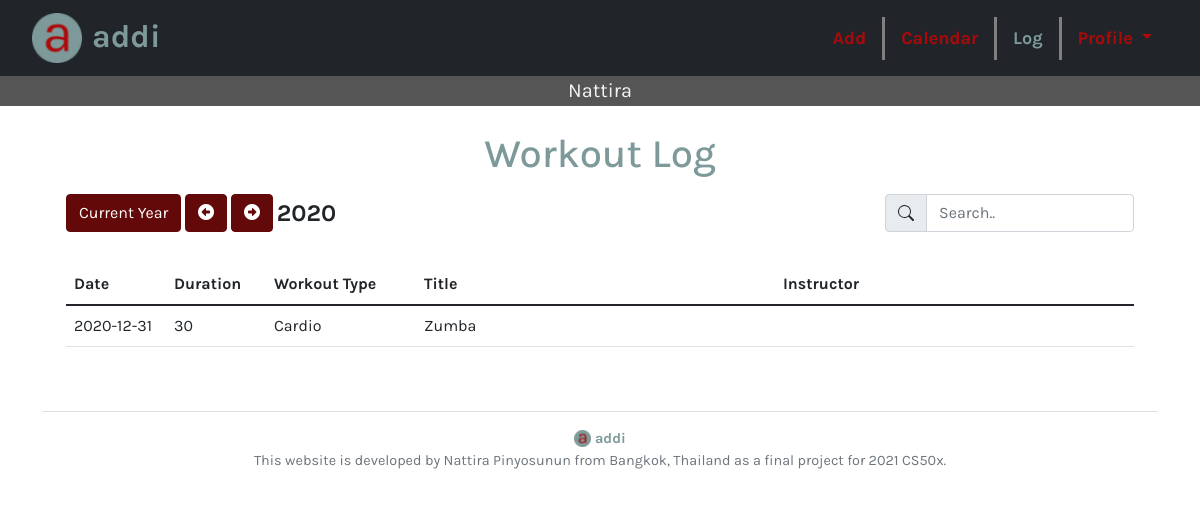
The app's page /log/2020 (signed in) with its own data.
### tables this page shows
CREATE TABLE workouts (id INTEGER PRIMARY KEY, user_id INTEGER REFERENCES users (id), date DATE NOT NULL, duration INTEGER NOT NULL, workout_type TEXT NOT NULL, title TEXT, instructor TEXT);

### app.py (the view)
@app.route("/log")
@app.route("/log/<int:year>")
@login_required
def log(year=None):
    if year is None:
        year = datetime.now().year
    print(year)
    db = get_db()
    workouts = db.execute("SELECT * FROM workouts WHERE user_id = ? AND strftime('%Y', date) = ? ORDER BY date DESC", (session["user_id"], str(year)))
    return render_template("log.html", workouts=workouts, year=year)

### app.py (called while the page is built)
@app.after_request
def after_request(response):
    response.headers["Cache-Control"] = "no-cache, no-store, must-revalidate"
    response.headers["Expires"] = 0
    response.headers["Pragma"] = "no-cache"
    return response

@app.teardown_appcontext
def teardown_db(exception):
    close_db()

### db.py (called while the page is built)
def dict_factory(cursor, row):
    d = {}
    for idx, col in enumerate(cursor.description):
        d[col[0]] = row[idx]
    return d

def get_db():
    if 'db' not in g:
        g.db = sqlite3.connect(
            'addi.db',
            detect_types=sqlite3.PARSE_DECLTYPES
        )
        g.db.row_factory = dict_factory
    return g.db

### helpers.py (called while the page is built)
def login_required(f):
    @wraps(f)
    def decorated_function(*args, **kwargs):
        if session.get("user_id") is None:
            return redirect("/")
        return f(*args, **kwargs)
    return decorated_function

### templates/log.html (shortened to what this page needs)
{% extends "layout.html" %}
{% block main %}
    <h1 class="green text-center mb-3">Workout Log</h1>
    <div class="col-sm-12">
        <div class="row mb-3">
            <div class="col-sm-9">
                <a href="/log" class="btn btn-primary">Current Year</a>
                <a href="/log/{{ year - 1 }}" class="btn btn-primary"><i class="fa-solid fa-circle-left"></i></a>
                <a href="/log/{{ year + 1 }}" class="btn btn-primary"><i class="fa-solid fa-circle-right"></i></a>
                <span class="subheader align-middle">{{ year }}</span>
            </div>
            <div class="col-sm-3">
                <div class="input-group mb-3">
                    <span class="input-group-text">
                    </span>
                    <input id="myInput" type="text" placeholder="Search.." class="form-control" autofocus>
                </div>
            </div>
        </div>
        <table class="table fixed">
            <thead>
            <tr>
                <th class="smallCol">Date</th>
                <th class="smallCol">Duration</th>
                <th class="middleCol">Workout Type</th>
                <th>Title</th>
                <th>Instructor</th>
            </tr>
            </thead>
            <tbody id='myTable'>
                {% for workout in workouts %}
                <tr>
                    <td>{{ workout['date'] }}</td>
                    <td>{{ workout['duration'] }}</td>
                    <td>{{ workout['workout_type'] }}</td>
                    <td>{{ workout['title'] }}</td>
                    <td>{{ workout['instructor'] }}</td>
                </tr>
                {% endfor %}
            </tbody>
        </table>
    </div>
{% endblock %}

### static/styles.css (style rules this page uses)
nav .green, .navbar-light .navbar-brand, .green { color: #7d9999; }
.nav-link, a, .red { text-decoration: none; color: #AC090A; font-weight: 700; }
body { font-size: 100%; font-family: 'Karla', sans-serif; font-weight: 400; }
.btn-primary { color: white; background-color: #64090A; border-color: #64090A; }
.subheader { font-weight: bold; font-size: 1.5rem; }
table.fixed { table-layout:fixed; }
table.fixed td { overflow: hidden; }
.row>* { max-width: 100%; }
.smallCol { width: 100px; }
.middleCol { width: 150px; }

### records on screen
workouts: date "2020-12-31", duration "30", workout_type "Cardio", title "Zumba"

### other values on screen
{{ session['user_username'] }} "Nattira"
{{ year }} "2020"
